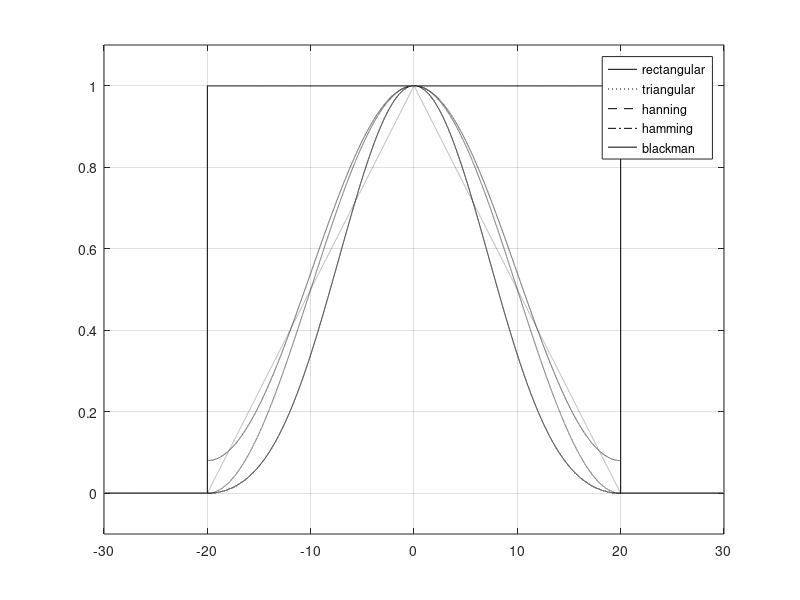

Write the MATLAB code that produced this figure.
clear,clc;

n = -30:0.001:30;
n1 = -20:0.001:20;

M=20; 
w1_n=(n+M>=0)-(n-M>0);
w2_n=(n+M)/M.*(n<0 & n>=-M)+(M-n)/M.*(n>=0 & n<=M);

plot(n, w1_n , 'k'); xlim([-30 30]); ylim([-0.1 1.1]);
grid on; hold on; 

plot(n, w2_n , 'k:'); xlim([-30 30]); ylim([-0.1 1.1]);
grid on; hold on;

L = length(n1);
hanning_window = hanning(L);
hamming_window = hamming(L);
blackman_window = blackman(L);

plot(n1,  hanning_window, 'k--'); xlim([-30 30]); ylim([-0.1 1.1]);
grid on; hold on;

plot(n1,  hamming_window, 'k-.'); xlim([-30 30]); ylim([-0.1 1.1]);
grid on; hold on; 

plot(n1,  blackman_window, 'k'); xlim([-30 30]); ylim([-0.1 1.1]);
grid on; hold on;
legend('rectangular','triangular', 'hanning', 'hamming', 'blackman');
